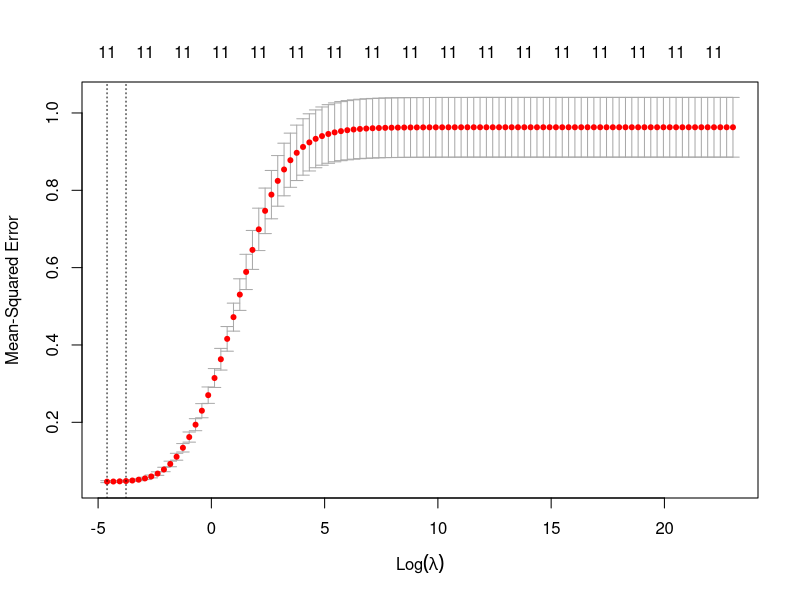

Source code (R): (Note: this script raises an error after producing the figure.)
#install.packages("glmnet")
library(glmnet)

#Load data 
scaledCredit = as.matrix(read.csv("data/scaled-credit.csv"))[,-1]
trainSet = as.matrix(read.csv("data/train-set.csv"))[,-1]
testSet = as.matrix(read.csv("data/test-set.csv"))[,-1]

#Set Random seeds
set.seed(12345)

#Run train set using ten-fold cross-validation
grid = 10^seq(10, -2, length = 100)
trainx = as.matrix(trainSet[,3:13])
trainy = as.matrix(trainSet[,14])
ridgeCV = cv.glmnet(trainx, trainy, alpha = 0, intercept = F, standardize = F,lambda = grid)

#Select the best model
RidgeBest = ridgeCV$lambda.min

#Plot the cross-validation errors
png("images/ridgeCV.png")
plot(ridgeCV)
dev.off()

# Use test set to compute the test Mean Square Error (test MSE)
testx <- as.matrix(testSet[,3:13])
testy <- as.matrix(testSet[,14])
ridgePred = predict(ridgeCV, testx, s = RidgeBest)

# Calculating the MSE
ridgeP <- predict(ridgeCV,testx, s = RidgeBest)
ridgeMSE <- mean((ridgeP-testy)^2)

# refit the model on the full data set using the parameter chosen by cross-validation
fullx = as.matrix(scaledCredit[,2:12])
fully = as.matrix(scaledCredit[,13])
fullFit <- glmnet(fullx, fully, lambda = RidgeBest, intercept = FALSE, 
                  standardize = FALSE, alpha = 0)
ridgeFitcoef <- coef(fullFit, s = RidgeBest)

#Save Ridge model in binary data
save(ridgeCV, RidgeBest, ridgeMSE, ridgeFitcoef, file = "data/ridge.RData")


# Sinking output to txt file
sink('./data/ridge-output.txt')
cat('\nRidge best model\n')
print(RidgeBest)
cat('Ridge MSE\n')
print(ridgeMSE)
cat('Ridge regression coefficients\n')
print(ridgeFitcoef)
sink()
